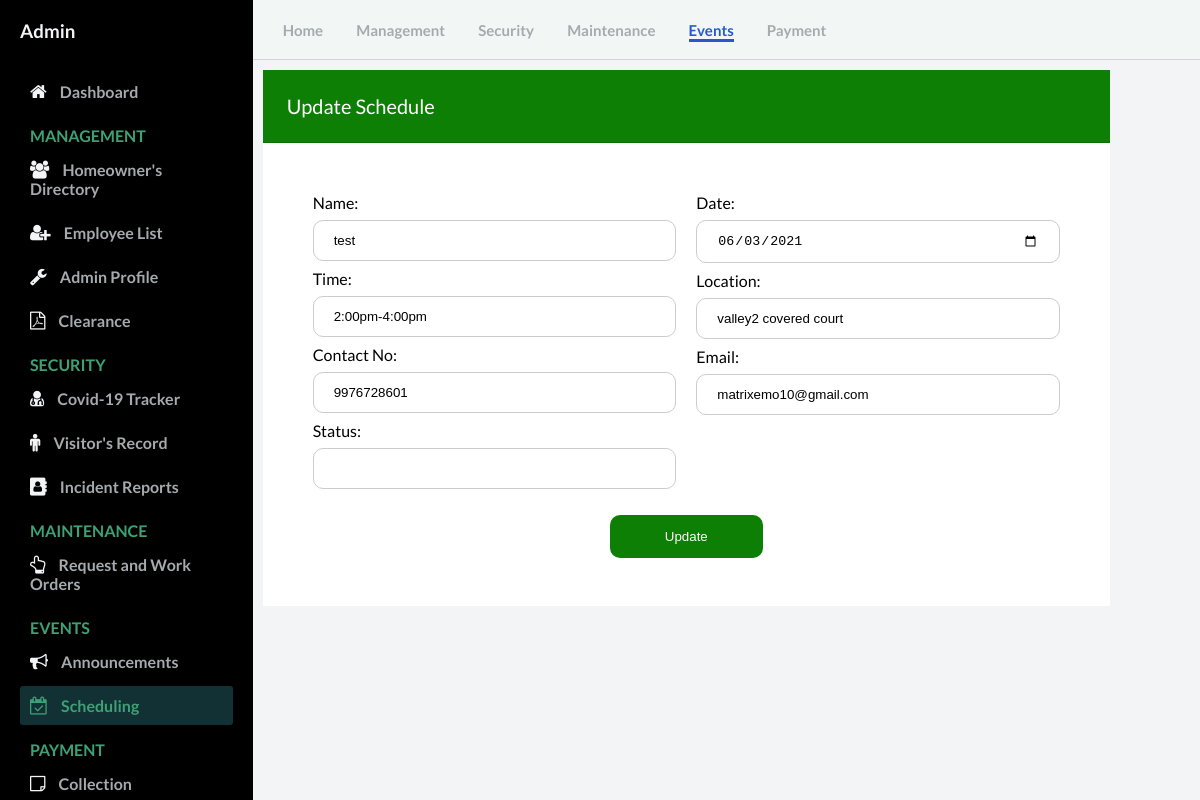
The page /admin/Scheduling_update.php?edit=1 (signed in) on the database its author committed.
### tables this page shows
CREATE TABLE `scheduling` (
  `id` int(11) NOT NULL,
  `name` text NOT NULL,
  `date` varchar(50) NOT NULL,
  `time` varchar(20) NOT NULL,
  `location` text NOT NULL,
  `contact` bigint(11) NOT NULL,
  `email` varchar(100) NOT NULL
);

### admin/Scheduling_crud.php (called while the page is built, shortened)
<?php
$mysqli = new mysqli('remotemysql.com', 'J5BJ2ZlQGm', 'FYAvWP4mmz', 'J5BJ2ZlQGm') or die(mysqli_error($mysqli));
if (isset($_GET['edit'])){
	$id = $_GET['edit'];
	$query = "SELECT * FROM scheduling WHERE id=?";
	$stmt=$mysqli->prepare($query);
	$stmt->bind_param("i",$id);
	$stmt->execute();
	$result=$stmt->get_result();
	$row = $result->fetch_assoc();
		$name = $row['name'];
		$date = $row['date'];
		$time = $row['time'];
		$location = $row['location'];
		$contact = $row['contact'];
		$email = $row['email'];
		$status = $row['status'];
}

### admin/Scheduling_update.php (the view, shortened to what this page needs)
<!DOCTYPE html>
<html lang="en">
  <head>
    <link rel="stylesheet" href="https://stackpath.bootstrapcdn.com/font-awesome/4.7.0/css/font-awesome.min.css"/>
    <link rel="stylesheet" href="css/style.css" />
  </head>
  <body id="body">
    <div class="container">
      <nav class="navbar">
        <div class="navbar__left">
          <a href="Dashboard.php">Home</a>
          <a href="User.php">Management</a>
          <a href="covid19_tracker.php">Security</a>
          <a href="work_order.php">Maintenance</a>
          <a class="active_link" href="announcement.php">Events</a>
          <a href="invoice.php">Payment</a>
        </div>
      </nav>
<?php require_once 'scheduling_crud.php'; ?>
      <main>
        <div class="table_container">
          <div class="card-header" id="user">
            Update Schedule
          </div>
          <form action="scheduling_crud.php" method="post" enctype="multipart/form-data">
              <div class="container_inci">
                <div class="row">
                    <div class="column">
                      <label>Name:</label><span><input type="text" name="name" required value="<?php echo $name; ?>"> </span>
                      <label>Time:</label><span><input type="text" name="time" required value="<?php echo $time; ?>"></span>
                      <label>Contact No:</label><span><input type="text" name="contact" required value="<?php echo $contact; ?>"> </span>
                      <label>Status:</label><span><input  type="text" name="status" value="<?php echo $status; ?>" > </span>
                    </div>
                    <div class="column">
                        <label>Date:</label><span><input  type="date" name="date" required value="<?php echo $date; ?>"> </span>
                        <label>Location:</label><span><input  type="text" name="location" required value="<?php echo $location; ?>"></span>
                        <label>Email:</label><span><input  type="text" name="email" required value="<?php echo $email; ?>"></span>
                    </div>
                    <button class="button_emp" name="update" type="submit" >Update</button>
                </div>
              </div>
          </form>
        </div>
      </main>
      <div id="sidebar">
        <div class="sidebar__title">
            <h3>Admin</h3>
        </div>
        <div class="sidebar__menu">
          <div class="sidebar__link ">
            <i class="fa fa-home"></i>
            <a href="Dashboard.php">Dashboard</a>
          </div>
          <h2>MANAGEMENT</h2>
          <div class="sidebar__link">
            <i class="fa fa-users" aria-hidden="true"></i>
            <a href="User.php">Homeowner's Directory</a>
          </div>
          <div class="sidebar__link">
            <i class="fa fa-user-plus" aria-hidden="true"></i>
            <a href="employees_record.php">Employee List</a>
          </div>
          <div class="sidebar__link">
            <i class="fa fa-wrench"></i>
            <a href="Admin_profile.php">Admin Profile</a>
          </div>
          <div class="sidebar__link">
            <i class="fa fa-file-pdf-o"></i>
            <a href="residency.php">Clearance</a>
          </div>
          <h2>SECURITY</h2>
          <div class="sidebar__link">
            <i class="fa fa-user-md"></i>
            <a href="covid19_tracker.php">Covid-19 Tracker</a>
          </div>
          <div class="sidebar__link">
            <i class="fa fa-male"></i>
            <a href="visitors_record.php">Visitor's Record</a>
          </div>
          <div class="sidebar__link">
            <i class="fa fa-address-book"></i>
            <a href="incident_record.php">Incident Reports</a>
          </div>
          <h2>MAINTENANCE</h2>
          <div class="sidebar__link">
            <i class="fa fa-hand-o-up"></i>
            <a href="work_order.php">Request and Work Orders</a>
          </div>
          <h2>EVENTS</h2>
          <div class="sidebar__link ">
            <i class="fa fa-bullhorn"></i>
            <a href="Announcement.php">Announcements</a>
          </div>
           <div class="sidebar__link  active_menu_link">
            <i class="fa fa-calendar-check-o"></i>
            <a href="Scheduling.php">Scheduling</a>
          </div>
          <h2>PAYMENT</h2>
          <div class="sidebar__link">
            <i class="fa fa-sticky-note-o"></i>
            <a href="invoice.php">Collection</a>
          </div>
      </div>
    </div>
  </body>
</html>

### admin/css/style.css (style rules this page uses)
* { margin: 0; padding: 0; }
body { font-family: 'Lato', sans-serif; box-sizing: border-box; }
.container { display: grid; height: 100vh; grid-template-columns: 0.8fr 1fr 1fr 1fr; grid-template-rows: 0.2fr 3fr; grid-template-areas: "sidebar nav nav nav" "sidebar main main main" }
.navbar { background: #f2f7f5; grid-area: nav; height: 60px; display: flex; align-items: center; justify-content: space-between; padding: 0 30px 0 30px; border-bottom: 1px solid lightgray; }
.navbar__left > a { margin-right: 30px; text-decoration: none; color: #a5aaad; font-size: 15px; font-weight: 700; }
.navbar__left .active_link { color: #265acc; border-bottom: 3px solid #265acc; padding-bottom: 12 px; }
main { background: #f3f4f6; grid-area: main; overflow-y: auto; }
#sidebar { background: #000000; grid-area: sidebar; overflow-y: auto; padding: 20px; -webkit-transition: all 0.5s; transition: all 0.5s; }
.sidebar__title { display:flex; justify-content: space-between; align-items: center; color: #f3f4f6; margin-bottom: 30px; }
.sidebar__menu > h2 { color: #3ea175; font-size: 16px; margin-top: 15px; margin-bottom: 5px; padding: 0 10px; font-weight: 700; }
.sidebar__link { color: #f3f4f6; padding: 10px; border-radius: 3px; margin-bottom: 5px; }
.active_menu_link { background: rgba(62, 161, 171,0.3); color: #3ea175; }
.active_menu_link a { color: #3ea175 !important; }
.sidebar__link > a { text-decoration: none; color: #a5aaad; font-weight: 700; }
.sidebar__link >i { margin-right: 10px; font-size: 18px; }
.card-header { padding: 1.50rem; margin-bottom: 0; background-color: #0D7F05; border-bottom: 1px solid rgba(0, 0, 0, 0.125); color: #ffffff; font-size: 20px; }
.table_container { padding: 90px 90px; margin-right: auto; margin-left: auto; width: fit-content; margin-top: -80px; margin-left: -80px; }
input[type=text] { width: 100%; padding: 7px 20px; margin: 10px 0; display: inline-block; border: 1px solid #ccc; border-radius: 5px; box-sizing: border-box; }
input[type=text], input[type=password], input[type=date], input[type=time] { width: 100%; padding: 12px 20px; margin: 8px 0; display: inline-block; border: 1px solid #ccc; box-sizing: border-box; border-radius: 10px; }
* { box-sizing: border-box; }
.column { float: left; width: 50%; padding: 10px; }
.row:after { content: ""; display: table; clear: both; }
.button_emp { background-color: #0D7F05; color: white; padding: 14px 20px; margin: 8px 0; border: none; width: 20%; border-radius: 10px; cursor: pointer; margin-left: 40%; }
.dropdown-content a, { color: black; padding: 12px 16px; text-decoration: none; display: block; }
.container_inci { width: 100%; padding-top: 20px; padding: 40px; margin: auto; background-color: white; }

### rows shown on the page
scheduling: name "test", time "2:00pm-4:00pm", contact "9976728601", date "06/03/2021", location "valley2 covered court", email "matrixemo10@gmail.com"
